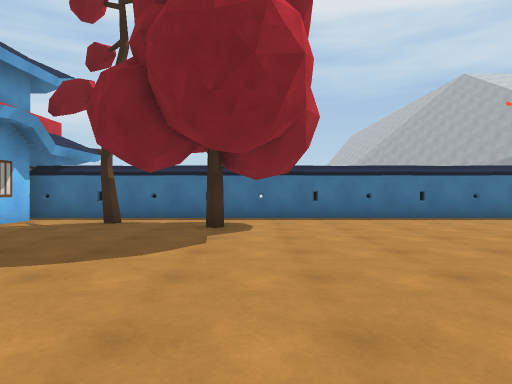
View 1 (above)

24 first-person views from a walk through a Unity game level. The camera is 1.2 m above the floor, looks level and sees 75° across. The floor is counted in squares, 2 m on a side. Each view is taken from the middle of a square. On the plan, view 1 faces up. The plan holds only what a view shows up to about 10 squares ahead; the rest is blank. The place goes on beyond the plan. Surface patterns are stand-ins for the level's own textures.

View 2
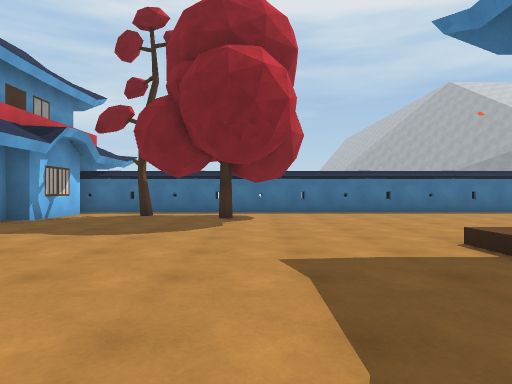

View 3
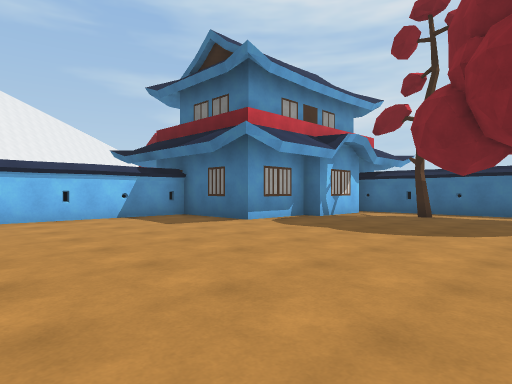

View 4
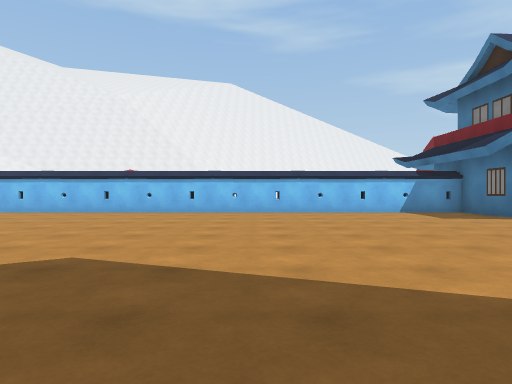

View 5
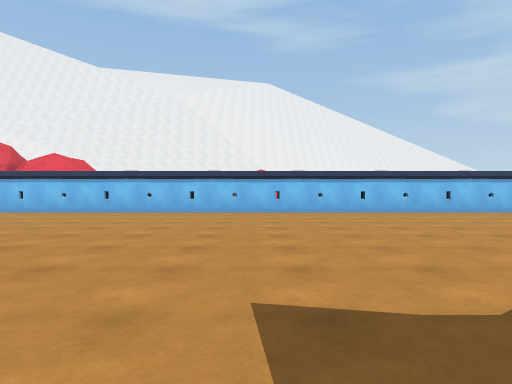

View 6
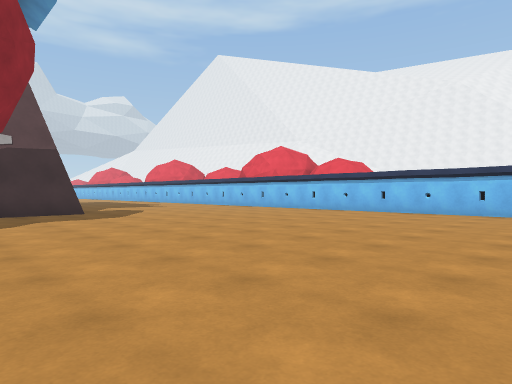

View 7
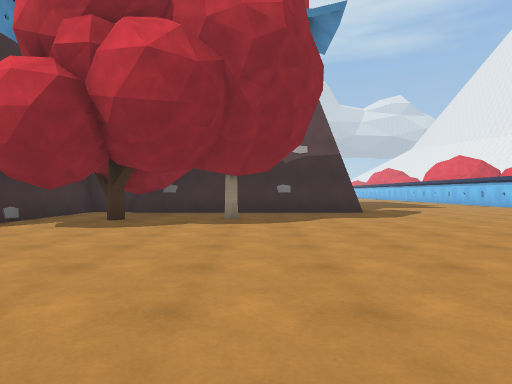

View 8
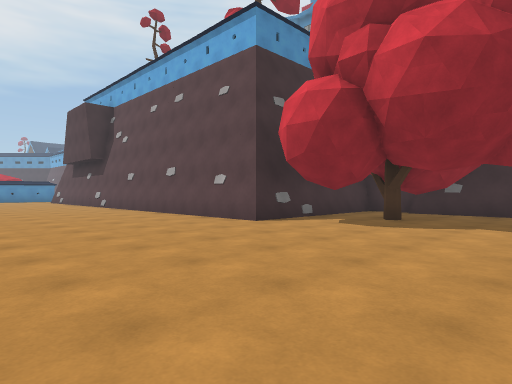

View 9
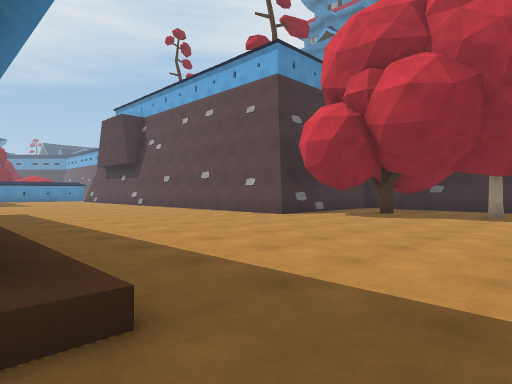

View 10
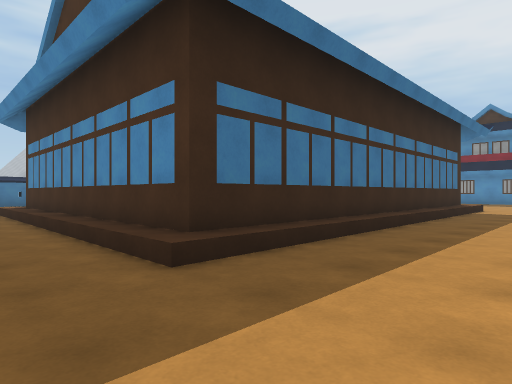

View 11
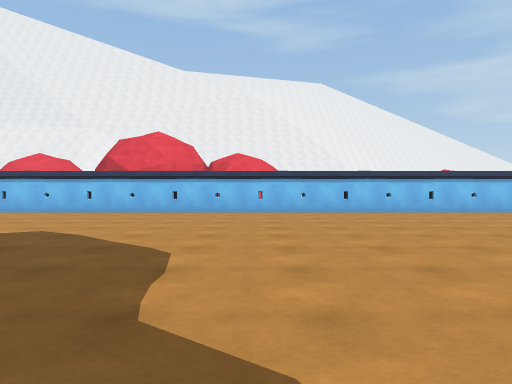

View 12
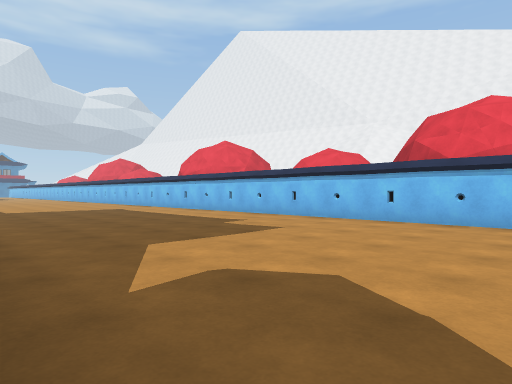

View 13
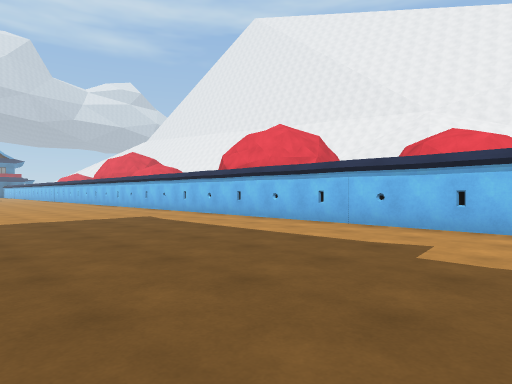

View 14
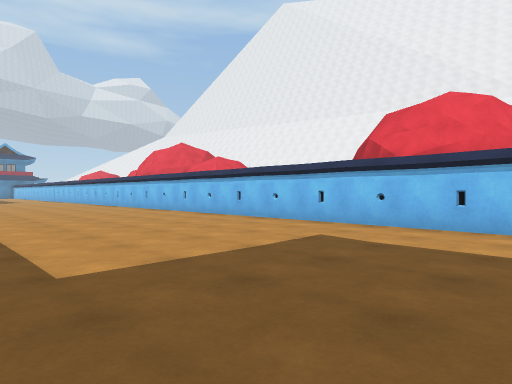

View 15
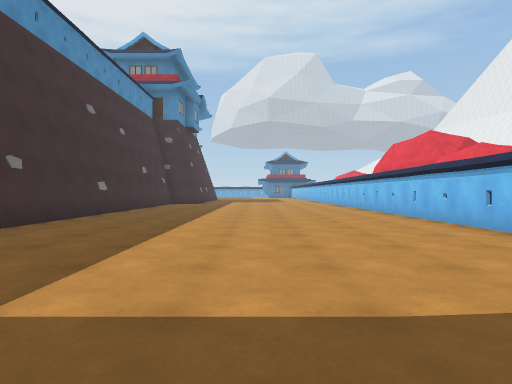

View 16
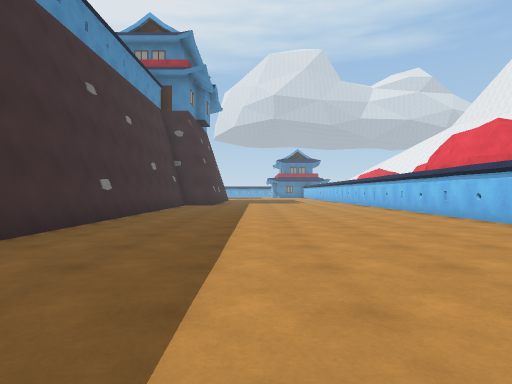

View 17
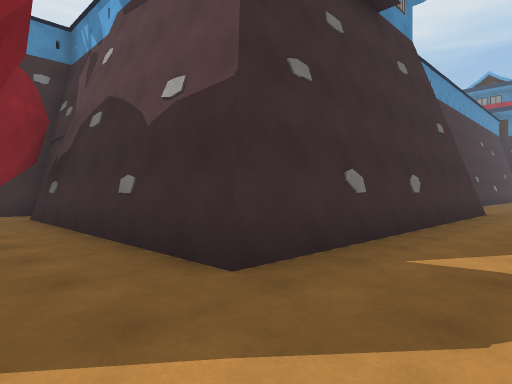

View 18
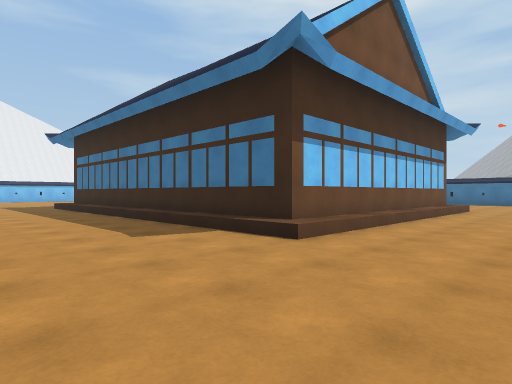

View 19
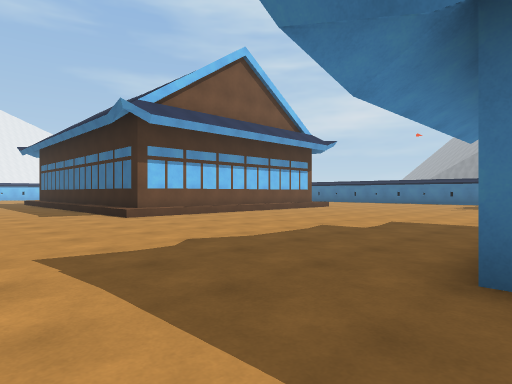

View 20
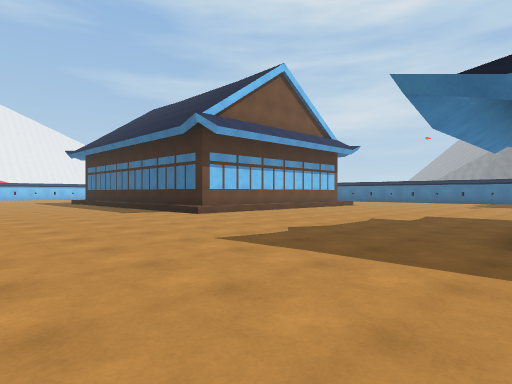

View 21
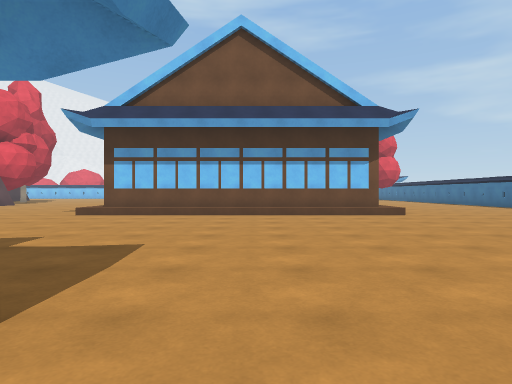

View 22
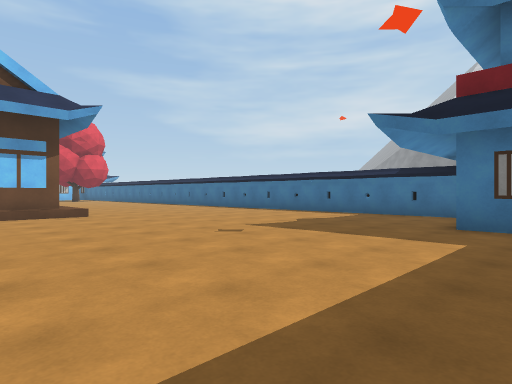

View 23
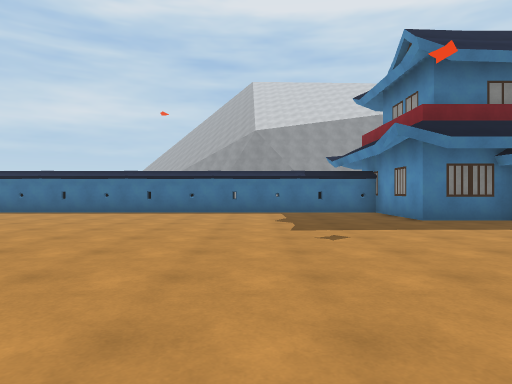

View 24
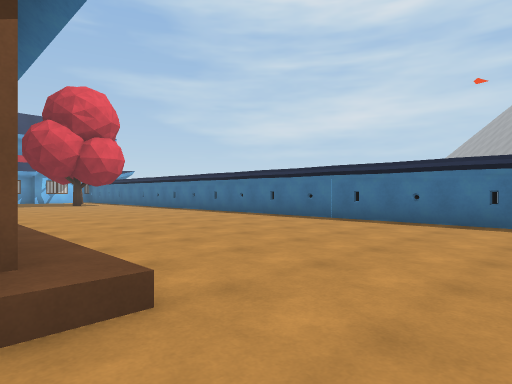

### Floor plan
Key: @ floor where view 1 was taken; # wall or solid block; . floor; / step, stairs or slope; T tree; B building; W tower.
Columns run from 8 left of view 1 to 22 right of it. Each row starts with its distance up from view 1.
  8    ###########################
  7    #.........................#
  6    #.T.T.....................#
  5    #.........................##
  4    ............................
  3 ###............................
  2 #........../   ///////.........
  1 #..........B     BBBBB.........
  0 #.......@..B         B.........
 -1 #..........B         B.........
 -2 #..........B         B.........
 -3 #..........B       BBB........
 -4 #..........B     BB BB.......W
 -5 #..........B    BBBB B.......
 -6 #..........BBBBBBBBBBB.......
 -7 #............................#
 -8 #.............................
 -9 #.............................
-10 #.............................
-11 #.............................
-12 #....................    .....
-13 #..............#####
-14 #.............#####
-15 #............T ##
-16 #..........TTT.##
-17 #............T.##
-18 #......W#####W###
-19 #......W    #####
-20 #......W
-21 #......W
-22 #......W
-23 #......W
-24 #......W
-25 #......W
-26 #......W
-27 #.......
-28 #.......
-29 #......
-30 #.......
-31 #.......
-32 #......./
-33 #......./
-34 #......./
-35 #......./ #
-36 #......./ #
-37 #......./ #
-38 #......./ #
-39 #......./ #

Positions as (right, up) in squares from view 1, and headings:
1: (0, 0), facing up
2: (0, -2), facing up
3: (0, -2), facing up-left
4: (2, -3), facing left
5: (2, -8), facing left
6: (2, -8), facing down-left
7: (2, -8), facing down
8: (2, -8), facing down-right
9: (1, -6), facing down-right
10: (1, -9), facing up-right
11: (2, -15), facing left
12: (-1, -17), facing down-left
13: (-2, -21), facing down-left
14: (-2, -26), facing down-left
15: (-4, -27), facing down
16: (-3, -29), facing down
17: (-3, -16), facing down-right
18: (16, -10), facing up-left
19: (21, -10), facing up-left
20: (21, -12), facing up-left
21: (22, -2), facing left
22: (22, -1), facing up-left
23: (17, -2), facing up
24: (15, 1), facing up-left
